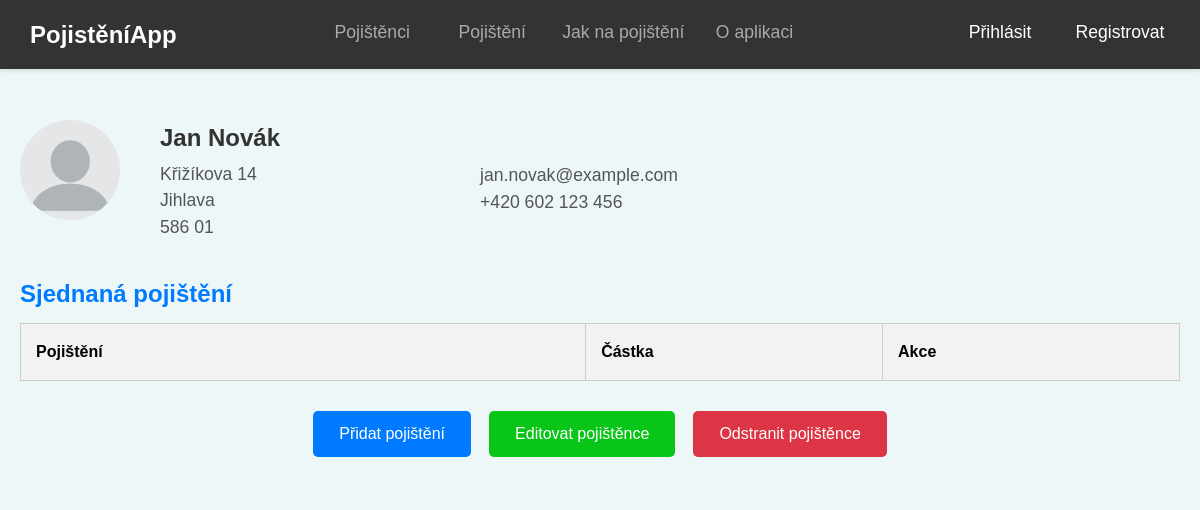
The app's page /pojisteni/pojistenec/2/ with its own data.
### insurance/models.py (models this page shows, shortened)
class InsuredPerson(models.Model):
    first_name = models.CharField("Jméno", max_length=100)
    last_name = models.CharField("Příjmení", max_length=100)
    email = models.EmailField("Email")
    phone_number = models.CharField("Telefonní číslo", max_length=16)
    street_address = models.CharField("Ulice a číslo popisné", max_length=255)
    city = models.CharField("Město", max_length=100)
    postal_code = models.CharField("PSČ", max_length=10)
    class Meta:
        verbose_name = "Pojištěná osoba"
        verbose_name_plural = "Pojištěné osoby"

### insurance/views.py (the view)
# urls.py: path('pojistenec/<int:id>/', views.insured_detail, name='insured_detail'),  # Detail konkrétního pojištěnce
def insured_detail(request, id):
    insured_person = get_object_or_404(InsuredPerson, id=id)
    policies = Policy.objects.filter(insured_person=insured_person)
    return render(request, 'insurance/insured_detail.html', {
        'insured_person': insured_person,
        'policies': policies,
    })

### insurance/templates/insurance/insured_detail.html (shortened to what this page needs)
{% extends 'insurance/base.html' %}
{% load static %}
{% block content %}
<div class="container">
    <div class="profile-header">
        <div class="profile-image">
            <img src="{% static 'images/profile_picture.png' %}" alt="{{ insured_person.first_name }} {{ insured_person.last_name }}">
        </div>
        <div class="profile-info">
            <div class="left-info">
                <h1>{{ insured_person.first_name }} {{ insured_person.last_name }}</h1>
                <p>{{ insured_person.street_address }}<br>{{ insured_person.city }}<br>{{ insured_person.postal_code }}</p>
            </div>
            <div class="right-info">
                <p>{{ insured_person.email }}</p>
                <p>{{ insured_person.phone_number }}</p>
            </div>
        </div>
    </div>
    <h2>Sjednaná pojištění</h2>
    <table class="table table-striped insured-detail-table">
        <thead>
            <tr>
                <th>Pojištění</th>
                <th>Částka</th>
                <th>Akce</th>
            </tr>
        </thead>
    </table>
    <div class="btn-group-centered">
        <a href="{% url 'add_policy' insured_person.id %}" class="btn btn-primary">Přidat pojištění</a>
        <a href="{% url 'edit_insured' insured_person.id %}" class="btn btn-warning">Editovat pojištěnce</a>
        <form method="post" action="{% url 'delete_insured' insured_person.id %}" style="display:inline;">
                <button type="submit" class="btn btn-danger" onclick="return confirm('Opravdu chcete tohoto pojištěnce odstranit?');">Odstranit pojištěnce</button>
        </form>
    </div>
</div>
{% endblock %}

### insurance/static/css/style.css (style rules this page uses)
body { font-family: Arial, sans-serif; margin: 0; padding: 0; background-color: #edf7f8; }
.container { max-width: 1200px; margin: 80px auto 20px auto; padding: 20px; background-color: #edf7f8; border-radius: 8px; }
h1 { font-size: 2em; color: #333; margin-bottom: 20px; }
h2 { font-size: 1.5em; color: #007bff; margin-top: 30px; margin-bottom: 15px; }
p, ul { font-size: 1.1em; line-height: 1.6; color: #555; margin-bottom: 20px; }
a { color: #007bff; text-decoration: none; }
.btn { font-size: 14px; padding: 10px 20px; margin: 5px; border-radius: 5px; border: none; cursor: pointer; }
.btn-primary { background-color: #007bff; color: white; }
.btn-danger { background-color: #dc3545; color: white; }
.btn-warning { background-color: #08c517; color: white; }
.btn-group-centered { display: flex; justify-content: center; margin-top: 20px; font-size: 18px; }
.btn-group-centered a { margin-right: 10px; text-decoration: none; }
table { width: 100%; border-collapse: collapse; margin-bottom: 25px; table-layout: fixed; }
table, th, td { border: 1px solid #ccc; }
th, td { padding: 8px 15px; text-align: left; white-space: nowrap; height: 40px; }
th { background-color: #f2f2f2; }
th:nth-child(1), td:nth-child(1) { width: 30%; }
th:nth-child(2), td:nth-child(2) { width: 40%; }
th:nth-child(3), td:nth-child(3) { width: 30%; }
.insured-detail-table th:nth-child(1), td:nth-child(1) { width: 50%; }
.insured-detail-table th:nth-child(2), td:nth-child(2) { width: 25%; }
.insured-detail-table th:nth-child(3), td:nth-child(3) { width: 25%; }
.profile-header { display: flex; align-items: flex-start; margin-bottom: 35px; }
.profile-header h1, .profile-header p { margin: 0; line-height: 1.5; }
.profile-image { margin-right: 20px; }
.profile-image img { border-radius: 50%; width: 100px; height: 100px; margin-right: 20px; }
.profile-info { flex: 1; display: flex; justify-content: space-between; align-items: center; }
.profile-info h1 { margin: 0; font-size: 24px; font-weight: bold; }
.profile-info p { margin: 5px 0; }
.left-info, .right-info { display: flex; flex-direction: column; justify-content: space-between; }
.left-info p, .right-info p { margin: 5px 0; }
.right-info { flex: 1; display: flex; flex-direction: column; align-items: flex-start; justify-content: center; margin-left: 200px; margin-top: 12px; }
.right-info p { margin: 0; }
.btn-group-centered { display: flex; justify-content: center; gap: 3px; margin-top: 20px; }
.btn-group-centered .btn { padding: 14px 26px; font-size: 16px; }

### records on screen
InsuredPerson: first_name "Jan", last_name "Novák", street_address "Křižíkova 14", city "Jihlava", postal_code "586 01", email "jan.novak@example.com", phone_number "+420 602 123 456"
